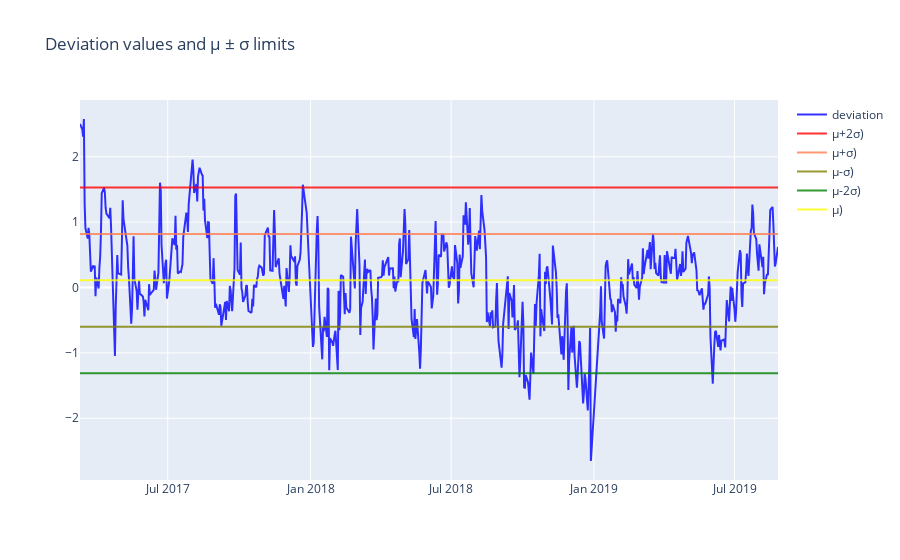

Source (notebook cell):
### Code cell
fig = go.Figure()
fig.add_trace(go.Scatter(
                x=predict_df.Date,
                y=predict_df.deviation,
                name="deviation",
                line_color='blue',
                opacity=0.8))

fig.add_trace(go.Scatter(
                x=predict_df.Date,
                y=predict_df.mean_error+2*std_deviation,
                name="μ+2σ)",
                line_color='red',
                opacity=0.8))

fig.add_trace(go.Scatter(
                x=predict_df.Date,
                y=predict_df.mean_error+std_deviation,
                name="μ+σ)",
                line_color='coral',
                opacity=0.8))

fig.add_trace(go.Scatter(
                x=predict_df.Date,
                y=predict_df.mean_error-std_deviation,
                name="μ-σ)",
                line_color='olive',
                opacity=0.8))

fig.add_trace(go.Scatter(
                x=predict_df.Date,
                y=predict_df.mean_error-2*std_deviation,
                name="μ-2σ)",
                line_color='green',
                opacity=0.8))

fig.add_trace(go.Scatter(
                x=predict_df.Date,
                y=predict_df.mean_error,
                name="μ)",
                line_color='yellow',
                opacity=0.8))
              

fig.update_layout(title_text="Deviation values and μ ± σ limits ")
fig.show()

### Figure 1 — Plotly figure (JSON) as saved in the notebook; plotly's stock layout.template omitted (floating-point values rounded to 4 significant figures; data arrays with more than 128 entries replaced by an {"elided": "..."} marker saying what was removed)
{"data": [{"line": {"color": "blue"}, "name": "deviation", "opacity": 0.8, "type": "scatter", "x": {"elided": "585 str values"}, "y": {"elided": "585 float values"}}, {"line": {"color": "red"}, "name": "μ+2σ)", "opacity": 0.8, "type": "scatter", "x": {"elided": "585 str values"}, "y": {"elided": "585 float values"}}, {"line": {"color": "coral"}, "name": "μ+σ)", "opacity": 0.8, "type": "scatter", "x": {"elided": "585 str values"}, "y": {"elided": "585 float values"}}, {"line": {"color": "olive"}, "name": "μ-σ)", "opacity": 0.8, "type": "scatter", "x": {"elided": "585 str values"}, "y": {"elided": "585 float values"}}, {"line": {"color": "green"}, "name": "μ-2σ)", "opacity": 0.8, "type": "scatter", "x": {"elided": "585 str values"}, "y": {"elided": "585 float values"}}, {"line": {"color": "yellow"}, "name": "μ)", "opacity": 0.8, "type": "scatter", "x": {"elided": "585 str values"}, "y": {"elided": "585 float values"}}], "layout": {"title": {"text": "Deviation values and μ ± σ limits "}}}
